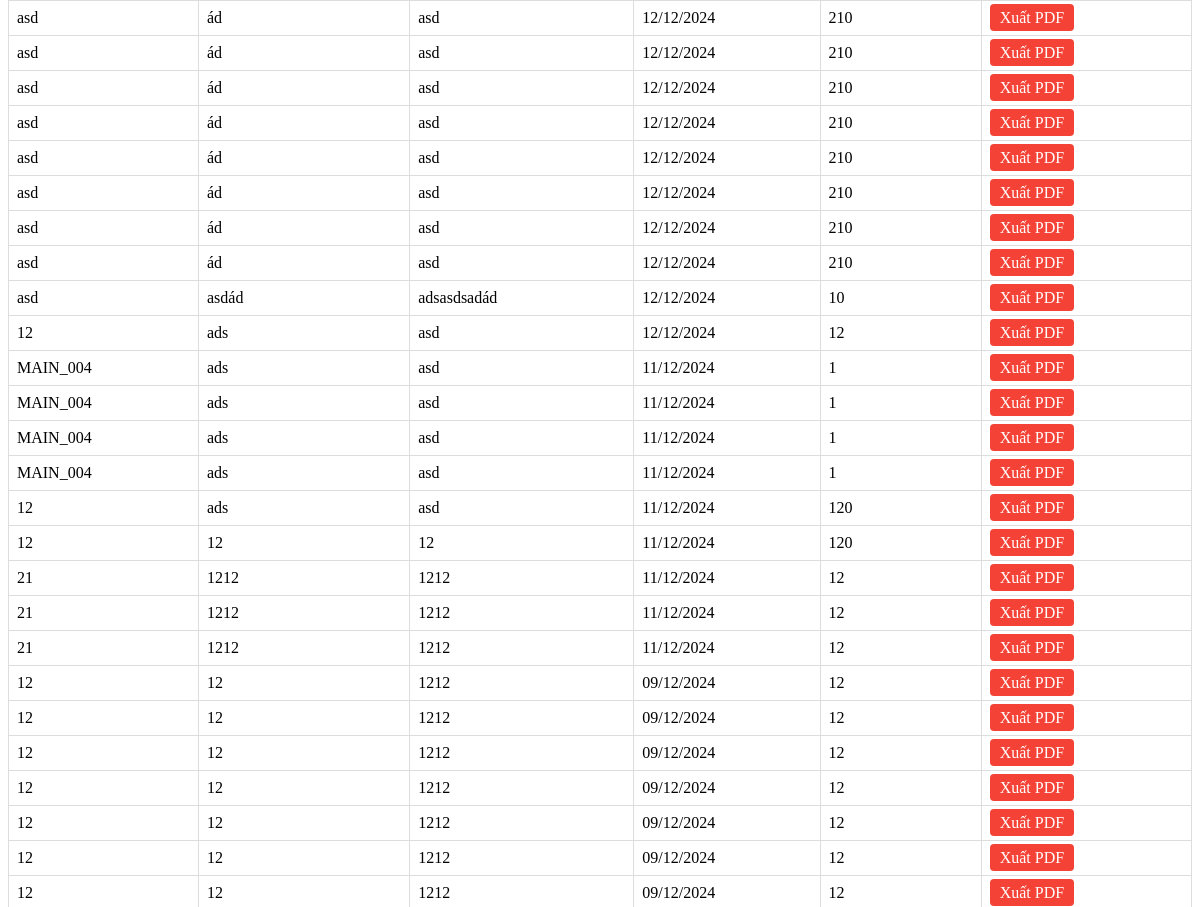
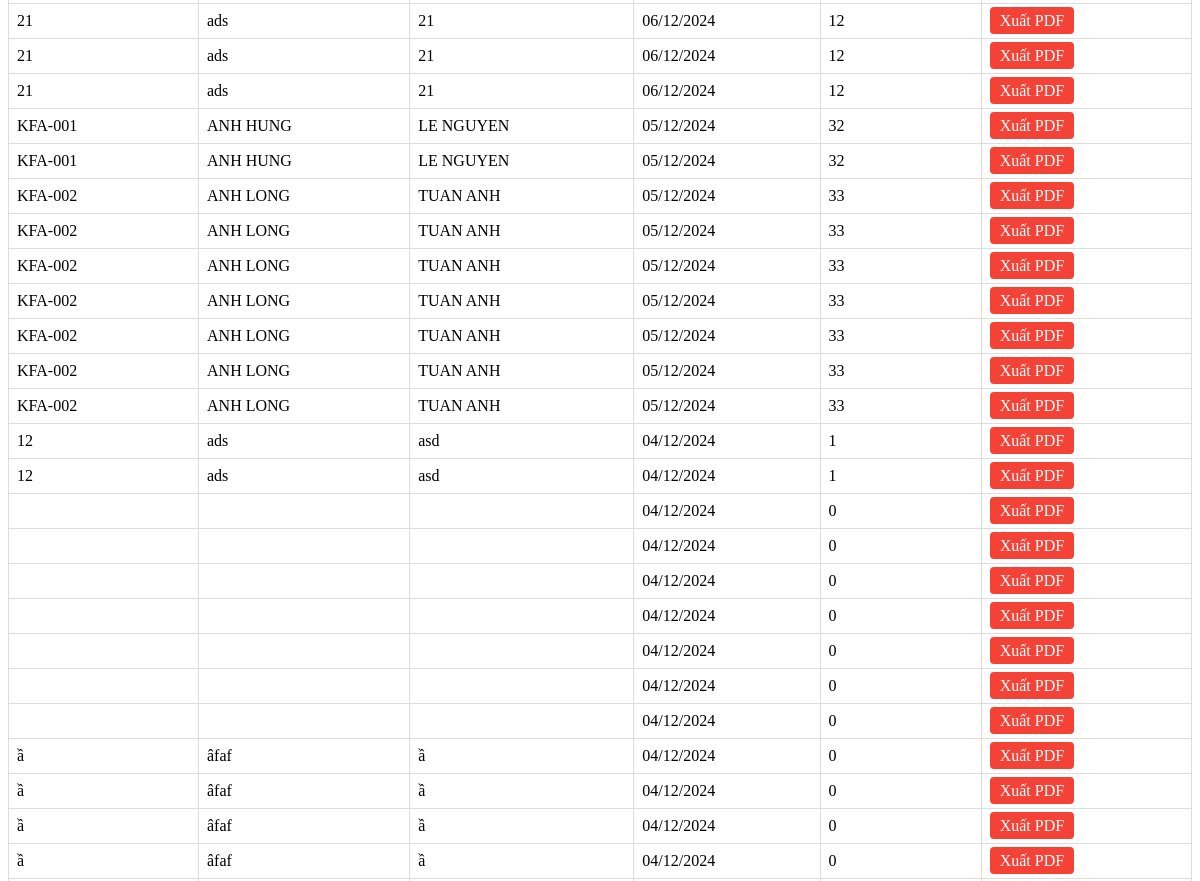
/orders/ (middle part), run on an earlier commit of the app's database (2 pictures, top to bottom).
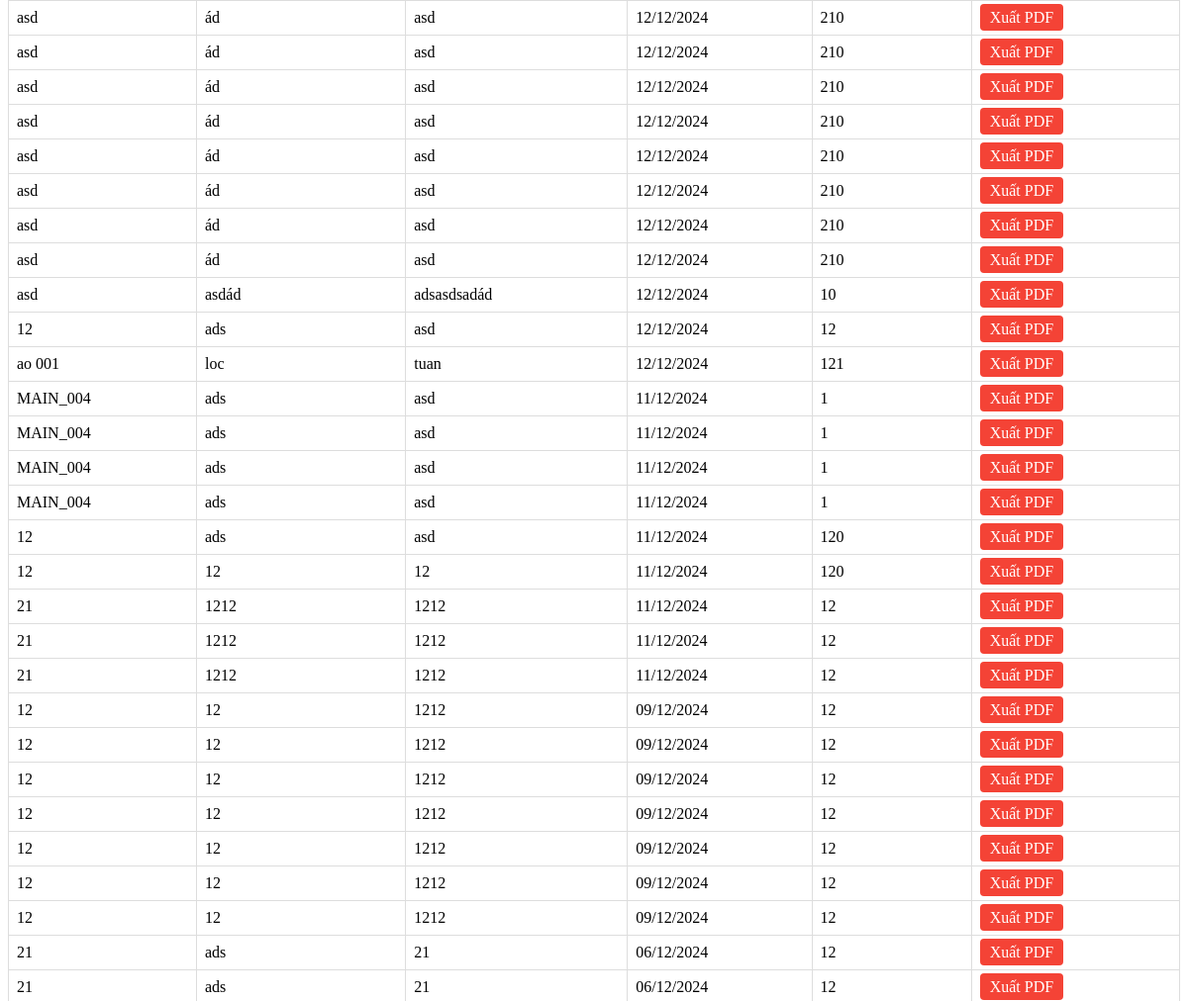
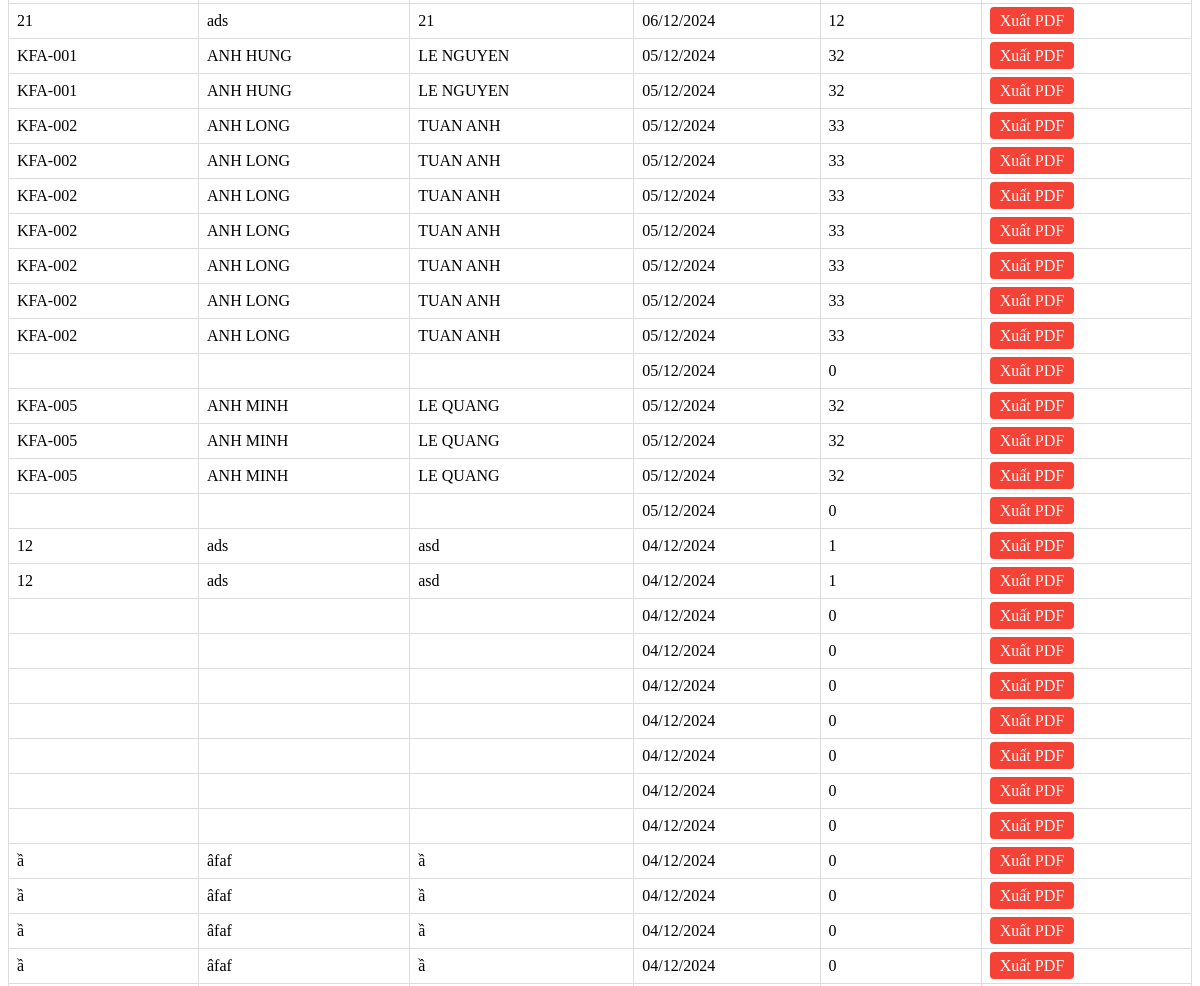
And on a later commit of the database (2 pictures, top to bottom).
### home/models.py (models this page shows, shortened)
class Order(models.Model):
    created = models.DateField(null=True, blank=True)
    stt = models.CharField(max_length=255, null=True, blank=True)
    employee = models.CharField(max_length=255, null=True, blank=True)
    customer = models.CharField(max_length=255, null=True, blank=True)
    complete_expect = models.DateTimeField(null=True, blank=True)
    created_date = models.DateTimeField(null=True, blank=True)
    color = models.CharField(max_length=10, default='#0D6EFD')
    quantity = models.PositiveIntegerField(null=True, blank=True)
    note_size = models.CharField(max_length=255, null=True, blank=True)
    image = models.ImageField(upload_to='orders/', null=True, blank=True)
    note = models.TextField(null=True, blank=True)
    code = models.CharField(max_length=10, default=generate_order_code)
    class Meta:
        app_label = "home"

### home/views.py (the view)
# urls.py: path('orders/', views.order_list, name='order_list'),
def order_list(request):
    orders = Order.objects.all().order_by('-created')
    return render(request, 'home/order_list.html', {'orders': orders})

### home/templates/home/order_list.html (shortened to what this page needs)
{% load static %}
<!DOCTYPE html>
<html>
<head>
</head>
<body>
    <table>
        <tbody>
            {% for order in orders %}
            <tr>
                <td>{{ order.code }}</td>
                <td>{{ order.customer }}</td>
                <td>{{ order.employee }}</td>
                <td>{{ order.created|date:"d/m/Y" }}</td>
                <td>{{ order.quantity }}</td>
                <td>
                    <a href="{% url 'generate_pdf' order.id %}" class="action-btn pdf-btn">Xuất PDF</a>
                </td>
            </tr>
            {% endfor %}
        </tbody>
    </table>
</body>
</html>

What changed in the data, as far as the page shows it:
added Order: code "ao 001", customer "loc", employee "tuan", created "12/12/2024", quantity "121"
added Order: created "05/12/2024", quantity "0"
added Order: code "KFA-005", customer "ANH MINH", employee "LE QUANG", created "05/12/2024", quantity "32"
added Order: code "KFA-005", customer "ANH MINH", employee "LE QUANG", created "05/12/2024", quantity "32"
added Order: code "KFA-005", customer "ANH MINH", employee "LE QUANG", created "05/12/2024", quantity "32"
added Order: created "05/12/2024", quantity "0"
